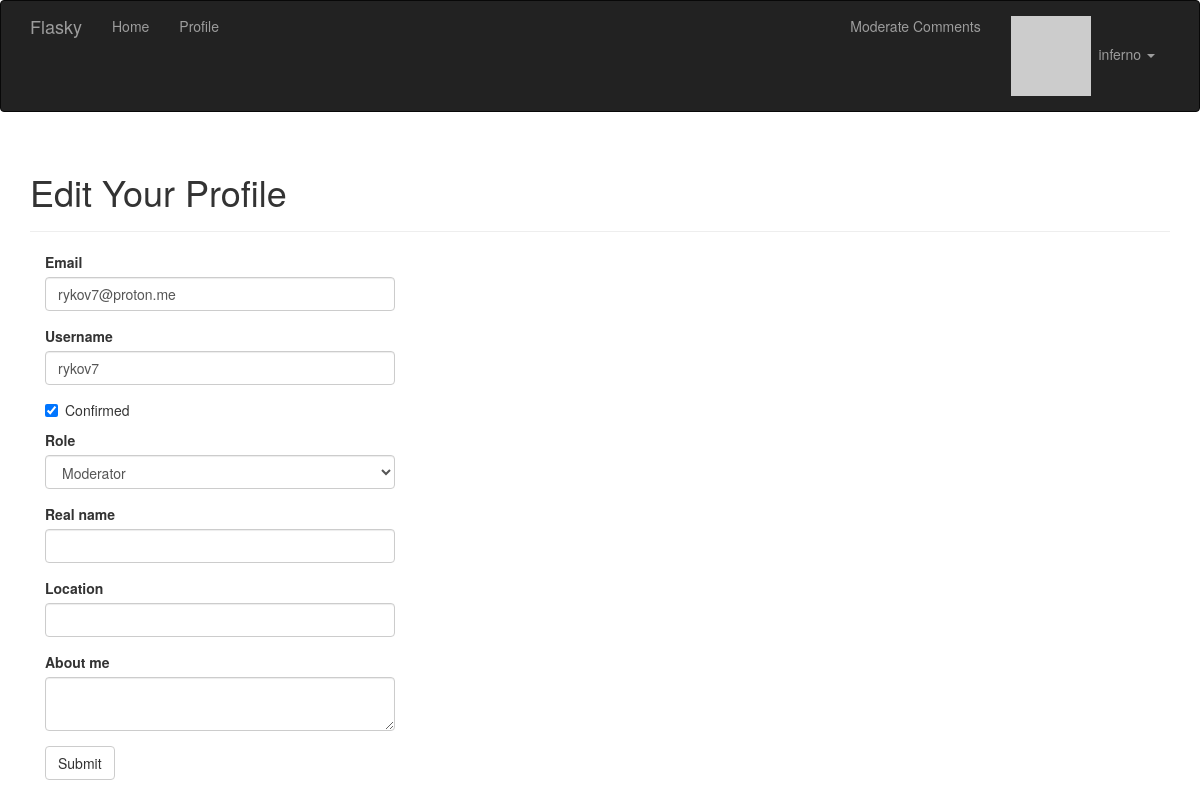
The page /edit-profile/2 (signed in) on the database its author committed.
### app/models.py (models this page shows, shortened)
class User(UserMixin, db.Model):
    __tablename__ = 'users'
    id = db.Column(db.Integer, primary_key=True)
    email = db.Column(db.String(64), unique=True, index=True)
    username = db.Column(db.String(64), unique=True, index=True)
    password_hash = db.Column(db.String(128))
    role_id = db.Column(db.Integer, db.ForeignKey('roles.id'))
    confirmed = db.Column(db.Boolean, default=False)
    name = db.Column(db.String(64))
    location = db.Column(db.String(64))
    about_me = db.Column(db.Text())
    member_since = db.Column(db.DateTime(), default=datetime.utcnow)
    last_seen = db.Column(db.DateTime(), default=datetime.utcnow)
    avatar_hash = db.Column(db.String(32))
    posts = db.relationship('Post', backref='author', lazy='dynamic')
    comments = db.relationship('Comment', backref='author', lazy='dynamic')
    followed = db.relationship('Follow',
                               foreign_keys=[Follow.follower_id],
                               backref=db.backref('follower', lazy='joined'),
                               lazy='dynamic',
                               cascade='all, delete-orphan')
    followers = db.relationship('Follow',
                                foreign_keys=[Follow.followed_id],
                                backref=db.backref('followed', lazy='joined'),
                                lazy='dynamic',
                                cascade='all, delete-orphan')
    @property
    def password(self):
        raise AttributeError('password is not a readable attribute')
    def can(self, perm):
        return self.role is not None and self.role.has_permission(perm)
    def ping(self):
        self.last_seen = datetime.utcnow()
        db.session.add(self)
        db.session.commit()
    def gravatar(self, size=100, default='identicon', rating='g'):
        if request.is_secure:
            url = 'https://secure.gravatar.com/avatar'
        else:
            url = 'http://secure.gravatar.com/avatar'
        hash = hashlib.md5(self.email.lower().encode('utf-8')).hexdigest()
        return f'{url}/{hash}?s={size}&d={default}&r={rating}'

### app/main/views.py (the view, shortened to what this page needs)
@main.route('/edit-profile/<int:id>', methods=['GET', 'POST'])
@login_required
@admin_required
def edit_profile_admin(id):
    user = User.query.get_or_404(id)
    form = EditProfileAdminForm(user=user)
    form.email.data = user.email
    form.username.data = user.username
    form.confirmed.data = user.confirmed
    form.role.data = user.role_id
    form.name.data = user.name
    form.location.data = user.location
    form.about_me.data = user.about_me
    return render_template('edit_profile.html', form=form, user=user)

### app/main/forms.py (shortened to what this page needs)
class EditProfileAdminForm(FlaskForm):
    email = StringField('Email', validators=[DataRequired(), Length(1, 64),
                                             Email()])
    username = StringField('Username', validators=[
        DataRequired(), Length(1, 64),
        Regexp('^[A-Za-z][A-Za-z0-9_.]*$', 0,
               'Usernames must have only letters, numbers dots or underscores')
    ])
    confirmed = BooleanField('Confirmed')
    role = SelectField('Role', coerce=int)
    name = StringField('Real name', validators=[Length(0, 64)])
    location = StringField('Location', validators=[Length(0, 64)])
    about_me = TextAreaField('About me')
    submit = SubmitField('Submit')
    def __init__(self, user, *args, **kwargs):
        super(EditProfileAdminForm, self).__init__(*args, **kwargs)
        self.role.choices = [(role.id, role.name)
                             for role in Role.query.order_by(Role.name).all()]
        self.user = user

### app/auth/views.py (called while the page is built)
@auth.before_app_request
def before_request():
    if current_user.is_authenticated:
        current_user.ping()
        if not current_user.confirmed \
                and request.blueprint != 'auth' \
                and request.endpoint != 'static':
            return redirect(url_for('auth.unconfirmed'))

### app/main/__init__.py (called while the page is built)
@main.app_context_processor
def inject_permissions():
    return dict(Permission=Permission)

### app/models.py (called while the page is built)
@login_manager.user_loader
def load_user(user_id):
    return User.query.get(int(user_id))

    def has_permission(self, perm):
        return self.permissions & perm == perm

### app/templates/edit_profile.html (shortened to what this page needs)
{% extends "base.html" %}
{% import "bootstrap/wtf.html" as wtf %}
{% block page_content %}
<div class="page-header">
    <h1>Edit Your Profile</h1>
</div>
<div class="col-md-4">
    {{ wtf.quick_form(form) }}
</div>
{% endblock %}

### app/templates/base.html (shortened to what this page needs)
{% extends "bootstrap/base.html" %}
{% block head %}
{{ super() }}
<link rel="stylesheet" type="text/css" href="{{ url_for('static', filename='styles.css') }}">
{% endblock %}
{% block navbar %}
<div class="navbar navbar-inverse" role="navigation">
    <div class="container">
        <div class="navbar-header">
            <a class="navbar-brand" href="/">Flasky</a>
        </div>
        <div class="navbar-collapse collapse">
            <ul class="nav navbar-nav">
                <li><a href="/">Home</a></li>
                {% if current_user.is_authenticated %}
                <li>
                    <a href="{{ url_for('main.user', username=current_user.username) }}">
                        Profile
                    </a>
                </li>
                {% endif %}
            </ul>
            <ul class="nav navbar-nav navbar-right">
                {% if current_user.can(Permission.MODERATE) %}
                <li><a href="{{url_for('.moderate') }}">Moderate Comments</a></li>
                {% endif %}
                {% if current_user.is_authenticated %}
            <li class="dropdown">
            <a href="#" class="dropdown-toggle" data-toggle="dropdown">
            <img src="{{ current_user.gravatar(size=18) }}">
                &nbsp;{{ current_user.username }} <b class="caret"></b></a>
                    </li>
                    {% else %}
                <li><a href="{{ url_for('auth.login') }}">Log In</a></li>
                {% endif %}
            </ul>
        </div>
    </div>
</div>
{% endblock %}
{% block content %}
<div class="container">
    {% block page_content %}{% endblock %}
</div>
{% endblock %}

### rows shown on the page
User: username "inferno"
User: email "rykov7@proton.me", username "rykov7", confirmed "☑", role "Moderator"
